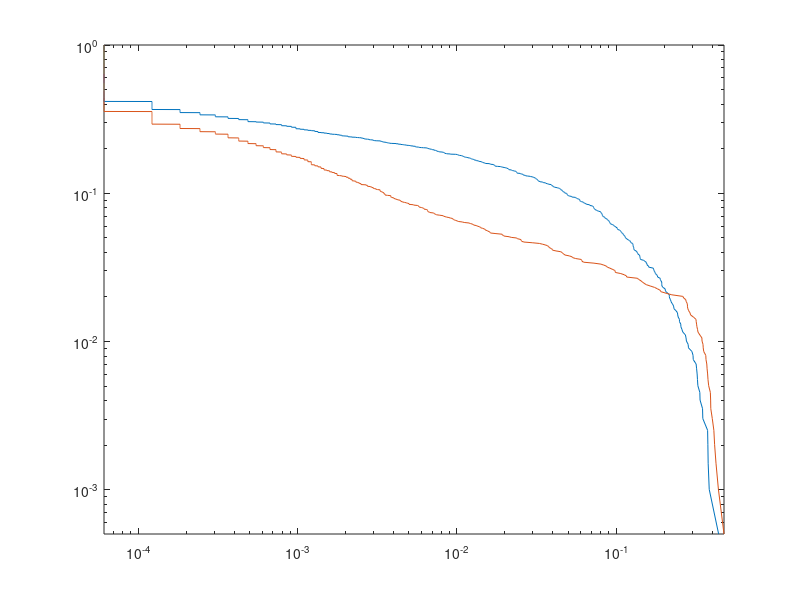

The MATLAB script that drew this image:
% -------------------------------------------------------------------
%  Generated by MATLAB on 29-Nov-2016 22:45:37
%  MATLAB version: 9.0.0.341360 (R2016a)
% -------------------------------------------------------------------
clear;
clc;
saveVarsMat = load('Problem2.mat');

AREA_SIZE = 128;

GROWTH_RATE = 0.005;

LIGHTNING_RATE = 0.6;

TIMESTEPS = 10000;

nrFires = 1981;

statistics = saveVarsMat.statistics; % <1981x3 double> too many elements

clear saveVarsMat;

EmpiricalFireRatio = zeros(1981,1);
ComparisonFireRatio = zeros(1981,1);
for i = 1:nrFires
  EmpiricalFireRatio(i) = statistics(i,1)/AREA_SIZE^2;
  ComparisonFireRatio(i) = statistics(i,3)/AREA_SIZE^2;
end

EmpiricalFireRatio = sort(EmpiricalFireRatio, 'descend');
ComparisonFireRatio = sort(ComparisonFireRatio, 'descend');
ranking = (1:1981) ./ 1981;

loglog(EmpiricalFireRatio, ranking, ComparisonFireRatio, ranking);
axis tight;




